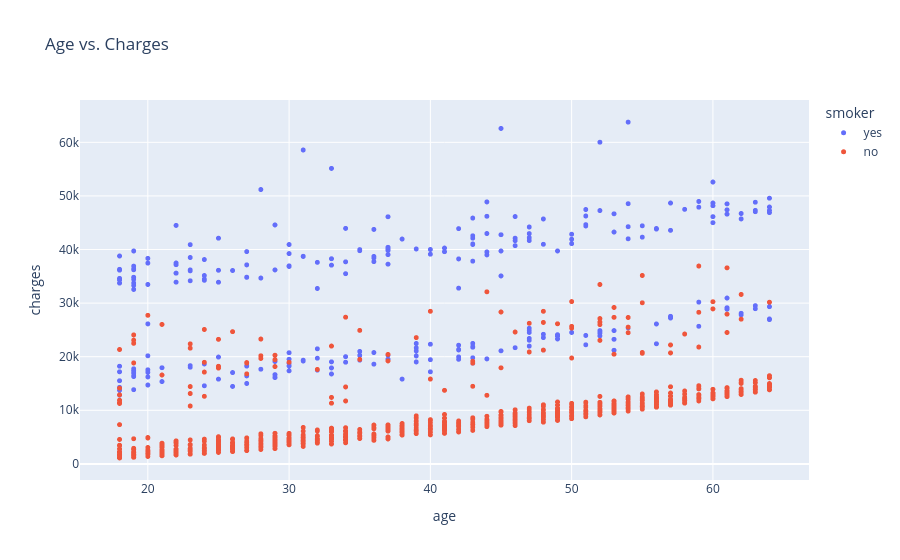

Source (notebook cell):
### Code cell
fig = px.scatter(medical_df, 
                 x='age', 
                 y='charges', 
                 color='smoker', 
                 opacity=1, 
                 hover_data=['sex'], 
                 title='Age vs. Charges')
fig.update_traces(marker_size=5)
fig.show()

### Figure 1 — Plotly figure (JSON) as saved in the notebook; plotly's stock layout.template omitted (floating-point values rounded to 4 significant figures; data arrays with more than 128 entries replaced by an {"elided": "..."} marker saying what was removed)
{"data": [{"customdata": {"elided": "274x1 str values"}, "hovertemplate": "smoker=yes<br>age=%{x}<br>charges=%{y}<br>sex=%{customdata[0]}<extra></extra>", "legendgroup": "yes", "marker": {"color": "#636efa", "opacity": 1, "size": 5, "symbol": "circle"}, "mode": "markers", "name": "yes", "showlegend": true, "type": "scattergl", "x": {"elided": "274 int values"}, "xaxis": "x", "y": {"elided": "274 float values"}, "yaxis": "y"}, {"customdata": {"elided": "1064x1 str values"}, "hovertemplate": "smoker=no<br>age=%{x}<br>charges=%{y}<br>sex=%{customdata[0]}<extra></extra>", "legendgroup": "no", "marker": {"color": "#EF553B", "opacity": 1, "size": 5, "symbol": "circle"}, "mode": "markers", "name": "no", "showlegend": true, "type": "scattergl", "x": {"elided": "1064 int values"}, "xaxis": "x", "y": {"elided": "1064 float values"}, "yaxis": "y"}], "layout": {"legend": {"title": {"text": "smoker"}, "tracegroupgap": 0}, "title": {"text": "Age vs. Charges"}, "xaxis": {"anchor": "y", "domain": [0, 1], "title": {"text": "age"}}, "yaxis": {"anchor": "x", "domain": [0, 1], "title": {"text": "charges"}}}}
